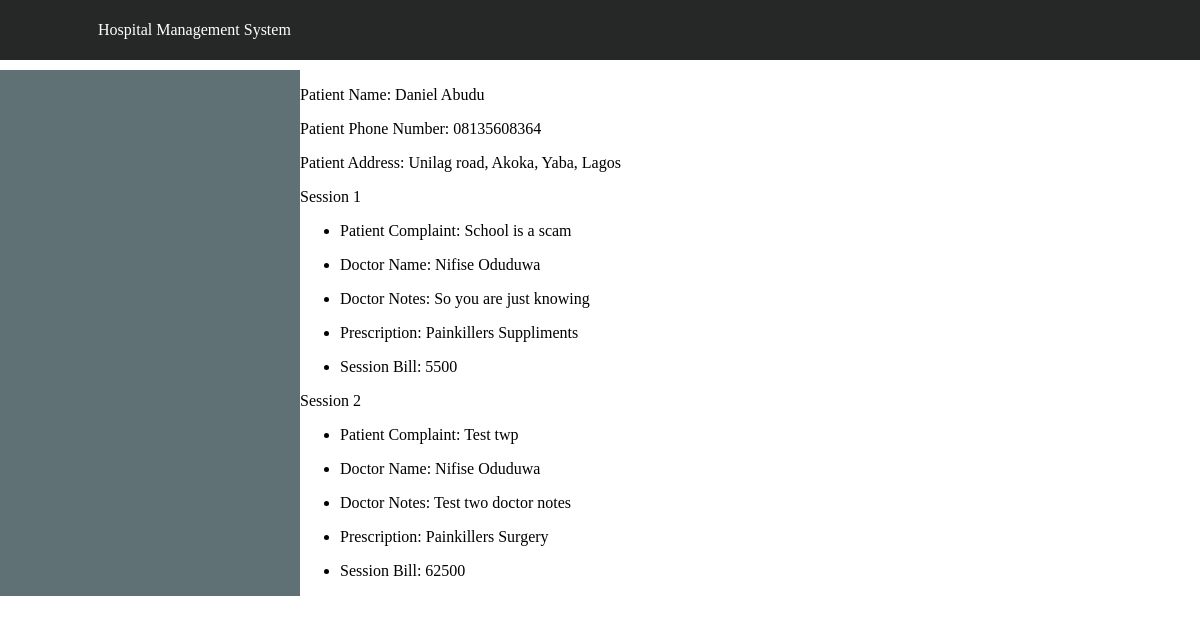
Screenshot of /view.php?id=3 with the database file from the repository.
### tables this page shows
CREATE TABLE `patient_bio` (
  `id` int(11) NOT NULL,
  `firstname` varchar(30) NOT NULL,
  `lastname` varchar(30) NOT NULL,
  `phonenum` varchar(15) NOT NULL,
  `address` varchar(1000) DEFAULT NULL
);

CREATE TABLE `patientrecord` (
  `complaintID` int(11) NOT NULL,
  `patientID` int(11) NOT NULL,
  `staffID` int(11) NOT NULL,
  `staffName` varchar(50) DEFAULT NULL,
  `patientComplaint` varchar(200) DEFAULT NULL,
  `doctorsNotes` varchar(200) DEFAULT NULL,
  `prescription` varchar(200) DEFAULT NULL,
  `sessionCost` int(11) DEFAULT NULL
);

### view.php (the view, shortened to what this page needs)
<!DOCTYPE html>
<html lang="en" dir="ltr">
  <head>
    <link rel="stylesheet" href="css/forms.css">
    <link rel="stylesheet" href="css/main.css">
  </head>
  <body>
  <?php include "inc/header.php"; ?>
  <div id = "content">
      <div class = "leftside">
        <?php
        $patientid = $_GET["id"];
        ?>
      </div>
  <div class = "rightside">
      <div>
          <?php include "inc/database.php";
          $sql = $conn -> query("SELECT * FROM patient_bio  WHERE id = '". $patientid . "'");
          $sql = $sql -> fetchAll(PDO::FETCH_ASSOC);
          foreach($sql as $result){
              $patientName = $result['firstname'] . " " . $result['lastname'];
              $patientNumber = $result['phonenum'];
              $patientAddress = $result['address'];
          }
          echo "<p> Patient Name: " . $patientName . "</p>";
          echo "<p> Patient Phone Number: " . $patientNumber . "</p>";
          echo "<p> Patient Address: " . $patientAddress . "</p>";
          $sql = $conn -> query("SELECT * FROM patientrecord  WHERE patientID = '". $patientid . "'");
          $sql = $sql -> fetchAll(PDO::FETCH_ASSOC);
          $count = 0;
          foreach($sql as $result){
              $count++;
              echo "<p>Session " . $count . "</p>";
            echo "<ul>";
           echo "<li><p>Patient Complaint: " . $result['patientComplaint'] . "</p></li>";
           echo "<li><p>Doctor Name: " . $result['staffName'] . "</p></li>";
           echo "<li><p>Doctor Notes: " . $result['doctorsNotes'] . "</p></li>";
           echo "<li><p>Prescription: " . $result['prescription'] . "</p></li>";
           echo "<li><p>Session Bill: " . $result['sessionCost'] . "</p></li>";
           echo "</ul>";
        }
          ?>
      </div>
  </div>
</body>
</html>

### css/forms.css (style rules this page uses)
html,body { margin:0; font-family: "Montserrat"; }
#content { margin : 0; padding: 0; display: flex; }
.leftside { width: 25%; background-color: #5F7175; float: left; margin : 0; padding-top: 80px; text-align: center; margin-top: 70px; flex-grow: inherit; }
.rightside { width:75%; float: right; margin : 0; margin-top: 70px; }

### rows the page displays
patient_bio: patientName "Daniel Abudu", phonenum "08135608364", address "Unilag road, Akoka, Yaba, Lagos"
patientrecord: patientComplaint "School is a scam", staffName "Nifise Oduduwa", doctorsNotes "So you are just knowing", prescription "Painkillers Suppliments", sessionCost "5500"
patientrecord: patientComplaint "Test twp", staffName "Nifise Oduduwa", doctorsNotes "Test two doctor notes", prescription "Painkillers Surgery", sessionCost "62500"
